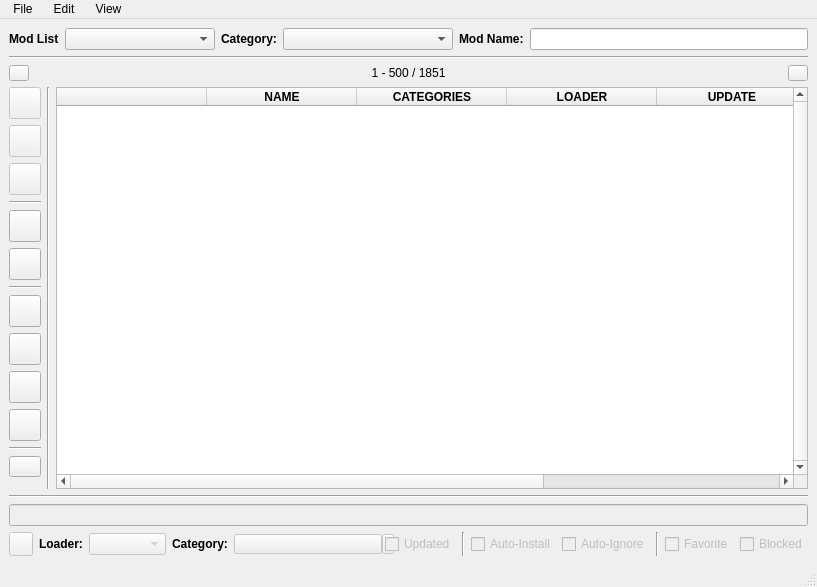
<?xml version="1.0" encoding="UTF-8"?>
<ui version="4.0">
 <class>ModList</class>
 <widget class="QMainWindow" name="ModList">
  <property name="geometry">
   <rect>
    <x>0</x>
    <y>0</y>
    <width>817</width>
    <height>587</height>
   </rect>
  </property>
  <property name="sizePolicy">
   <sizepolicy hsizetype="Ignored" vsizetype="Preferred">
    <horstretch>0</horstretch>
    <verstretch>0</verstretch>
   </sizepolicy>
  </property>
  <property name="minimumSize">
   <size>
    <width>817</width>
    <height>0</height>
   </size>
  </property>
  <property name="maximumSize">
   <size>
    <width>16777215</width>
    <height>16777215</height>
   </size>
  </property>
  <property name="windowTitle">
   <string>ModList</string>
  </property>
  <property name="windowIcon">
   <iconset resource="../res/icons.qrc">
    <normaloff>:/widgets/widgets/window_icon.png</normaloff>:/widgets/widgets/window_icon.png</iconset>
  </property>
  <widget class="QWidget" name="centralwidget">
   <layout class="QVBoxLayout" name="verticalLayout">
    <property name="bottomMargin">
     <number>9</number>
    </property>
    <item>
     <layout class="QHBoxLayout" name="hlBuscar">
      <property name="spacing">
       <number>6</number>
      </property>
      <property name="bottomMargin">
       <number>0</number>
      </property>
      <item>
       <widget class="QLabel" name="lblModList">
        <property name="font">
         <font>
          <weight>75</weight>
          <bold>true</bold>
         </font>
        </property>
        <property name="text">
         <string>Mod List</string>
        </property>
       </widget>
      </item>
      <item>
       <widget class="QComboBox" name="cmbModList">
        <property name="minimumSize">
         <size>
          <width>150</width>
          <height>0</height>
         </size>
        </property>
        <property name="maxVisibleItems">
         <number>30</number>
        </property>
       </widget>
      </item>
      <item>
       <widget class="QLabel" name="lblCategory">
        <property name="font">
         <font>
          <weight>75</weight>
          <bold>true</bold>
         </font>
        </property>
        <property name="text">
         <string>Category:</string>
        </property>
       </widget>
      </item>
      <item>
       <widget class="QComboBox" name="cmbCategories">
        <property name="minimumSize">
         <size>
          <width>170</width>
          <height>0</height>
         </size>
        </property>
        <property name="styleSheet">
         <string notr="true"/>
        </property>
        <property name="maxVisibleItems">
         <number>30</number>
        </property>
       </widget>
      </item>
      <item>
       <widget class="QLabel" name="lblName">
        <property name="font">
         <font>
          <weight>75</weight>
          <bold>true</bold>
         </font>
        </property>
        <property name="text">
         <string>Mod Name:</string>
        </property>
       </widget>
      </item>
      <item>
       <widget class="QLineEdit" name="editName">
        <property name="styleSheet">
         <string notr="true"/>
        </property>
        <property name="clearButtonEnabled">
         <bool>true</bool>
        </property>
       </widget>
      </item>
     </layout>
    </item>
    <item>
     <widget class="Line" name="ln_1">
      <property name="orientation">
       <enum>Qt::Horizontal</enum>
      </property>
     </widget>
    </item>
    <item>
     <layout class="QHBoxLayout" name="horizontalLayout_2">
      <property name="topMargin">
       <number>0</number>
      </property>
      <item>
       <widget class="QPushButton" name="btnPageLeft">
        <property name="minimumSize">
         <size>
          <width>16</width>
          <height>16</height>
         </size>
        </property>
        <property name="maximumSize">
         <size>
          <width>20</width>
          <height>20</height>
         </size>
        </property>
        <property name="text">
         <string/>
        </property>
        <property name="icon">
         <iconset resource="../res/icons.qrc">
          <normaloff>:/widgets/widgets/arrow_left.png</normaloff>
          <disabledoff>:/widgets/widgets/arrow_left_off.png</disabledoff>:/widgets/widgets/arrow_left.png</iconset>
        </property>
        <property name="iconSize">
         <size>
          <width>12</width>
          <height>12</height>
         </size>
        </property>
        <property name="shortcut">
         <string>Left</string>
        </property>
       </widget>
      </item>
      <item>
       <widget class="QLabel" name="lblActualPages">
        <property name="text">
         <string>1 - 500 / 1851</string>
        </property>
        <property name="alignment">
         <set>Qt::AlignCenter</set>
        </property>
       </widget>
      </item>
      <item>
       <widget class="QPushButton" name="btnPageRight">
        <property name="minimumSize">
         <size>
          <width>16</width>
          <height>16</height>
         </size>
        </property>
        <property name="maximumSize">
         <size>
          <width>20</width>
          <height>20</height>
         </size>
        </property>
        <property name="text">
         <string/>
        </property>
        <property name="icon">
         <iconset resource="../res/icons.qrc">
          <normaloff>:/widgets/widgets/arrow_right.png</normaloff>
          <disabledoff>:/widgets/widgets/arrow_right_off.png</disabledoff>:/widgets/widgets/arrow_right.png</iconset>
        </property>
        <property name="iconSize">
         <size>
          <width>12</width>
          <height>12</height>
         </size>
        </property>
        <property name="shortcut">
         <string>Right</string>
        </property>
       </widget>
      </item>
     </layout>
    </item>
    <item>
     <layout class="QHBoxLayout" name="horizontalLayout_3">
      <property name="bottomMargin">
       <number>0</number>
      </property>
      <item>
       <layout class="QVBoxLayout" name="verticalLayout_2">
        <property name="leftMargin">
         <number>0</number>
        </property>
        <item>
         <widget class="QPushButton" name="btnViewInstalled">
          <property name="enabled">
           <bool>false</bool>
          </property>
          <property name="minimumSize">
           <size>
            <width>32</width>
            <height>32</height>
           </size>
          </property>
          <property name="maximumSize">
           <size>
            <width>32</width>
            <height>32</height>
           </size>
          </property>
          <property name="text">
           <string/>
          </property>
          <property name="icon">
           <iconset resource="../res/icons.qrc">
            <normaloff>:/states/states/installed.png</normaloff>:/states/states/installed.png</iconset>
          </property>
          <property name="iconSize">
           <size>
            <width>24</width>
            <height>24</height>
           </size>
          </property>
          <property name="checkable">
           <bool>true</bool>
          </property>
         </widget>
        </item>
        <item>
         <widget class="QPushButton" name="btnViewIgnored">
          <property name="enabled">
           <bool>false</bool>
          </property>
          <property name="minimumSize">
           <size>
            <width>32</width>
            <height>32</height>
           </size>
          </property>
          <property name="maximumSize">
           <size>
            <width>32</width>
            <height>32</height>
           </size>
          </property>
          <property name="text">
           <string/>
          </property>
          <property name="icon">
           <iconset resource="../res/icons.qrc">
            <normaloff>:/states/states/ignored.png</normaloff>:/states/states/ignored.png</iconset>
          </property>
          <property name="iconSize">
           <size>
            <width>24</width>
            <height>24</height>
           </size>
          </property>
          <property name="checkable">
           <bool>true</bool>
          </property>
         </widget>
        </item>
        <item>
         <widget class="QPushButton" name="btnViewUpdated">
          <property name="enabled">
           <bool>false</bool>
          </property>
          <property name="minimumSize">
           <size>
            <width>32</width>
            <height>32</height>
           </size>
          </property>
          <property name="maximumSize">
           <size>
            <width>32</width>
            <height>32</height>
           </size>
          </property>
          <property name="text">
           <string/>
          </property>
          <property name="icon">
           <iconset resource="../res/icons.qrc">
            <normaloff>:/states/states/updated.png</normaloff>:/states/states/updated.png</iconset>
          </property>
          <property name="iconSize">
           <size>
            <width>24</width>
            <height>24</height>
           </size>
          </property>
          <property name="checkable">
           <bool>true</bool>
          </property>
         </widget>
        </item>
        <item>
         <widget class="Line" name="line_5">
          <property name="orientation">
           <enum>Qt::Horizontal</enum>
          </property>
         </widget>
        </item>
        <item>
         <widget class="QPushButton" name="btnViewAutoInstall">
          <property name="minimumSize">
           <size>
            <width>32</width>
            <height>32</height>
           </size>
          </property>
          <property name="maximumSize">
           <size>
            <width>32</width>
            <height>32</height>
           </size>
          </property>
          <property name="text">
           <string/>
          </property>
          <property name="icon">
           <iconset resource="../res/icons.qrc">
            <normaloff>:/states/states/favorite_installed.png</normaloff>:/states/states/favorite_installed.png</iconset>
          </property>
          <property name="iconSize">
           <size>
            <width>24</width>
            <height>24</height>
           </size>
          </property>
          <property name="checkable">
           <bool>true</bool>
          </property>
         </widget>
        </item>
        <item>
         <widget class="QPushButton" name="btnViewAutoIgnore">
          <property name="minimumSize">
           <size>
            <width>32</width>
            <height>32</height>
           </size>
          </property>
          <property name="maximumSize">
           <size>
            <width>32</width>
            <height>32</height>
           </size>
          </property>
          <property name="text">
           <string/>
          </property>
          <property name="icon">
           <iconset resource="../res/icons.qrc">
            <normaloff>:/states/states/favorite_ignored.png</normaloff>:/states/states/favorite_ignored.png</iconset>
          </property>
          <property name="iconSize">
           <size>
            <width>24</width>
            <height>24</height>
           </size>
          </property>
          <property name="checkable">
           <bool>true</bool>
          </property>
         </widget>
        </item>
        <item>
         <widget class="Line" name="line_6">
          <property name="orientation">
           <enum>Qt::Horizontal</enum>
          </property>
         </widget>
        </item>
        <item>
         <widget class="QPushButton" name="btnViewNoLoader">
          <property name="minimumSize">
           <size>
            <width>32</width>
            <height>32</height>
           </size>
          </property>
          <property name="maximumSize">
           <size>
            <width>32</width>
            <height>32</height>
           </size>
          </property>
          <property name="text">
           <string/>
          </property>
          <property name="icon">
           <iconset resource="../res/icons.qrc">
            <normaloff>:/widgets/widgets/noloader.png</normaloff>:/widgets/widgets/noloader.png</iconset>
          </property>
          <property name="iconSize">
           <size>
            <width>24</width>
            <height>24</height>
           </size>
          </property>
          <property name="checkable">
           <bool>true</bool>
          </property>
         </widget>
        </item>
        <item>
         <widget class="QPushButton" name="btnViewForge">
          <property name="minimumSize">
           <size>
            <width>32</width>
            <height>32</height>
           </size>
          </property>
          <property name="maximumSize">
           <size>
            <width>32</width>
            <height>32</height>
           </size>
          </property>
          <property name="text">
           <string/>
          </property>
          <property name="icon">
           <iconset resource="../res/icons.qrc">
            <normaloff>:/widgets/widgets/forge.png</normaloff>:/widgets/widgets/forge.png</iconset>
          </property>
          <property name="iconSize">
           <size>
            <width>24</width>
            <height>24</height>
           </size>
          </property>
          <property name="checkable">
           <bool>true</bool>
          </property>
         </widget>
        </item>
        <item>
         <widget class="QPushButton" name="btnViewFabric">
          <property name="minimumSize">
           <size>
            <width>32</width>
            <height>32</height>
           </size>
          </property>
          <property name="maximumSize">
           <size>
            <width>32</width>
            <height>32</height>
           </size>
          </property>
          <property name="text">
           <string/>
          </property>
          <property name="icon">
           <iconset resource="../res/icons.qrc">
            <normaloff>:/widgets/widgets/fabric.png</normaloff>:/widgets/widgets/fabric.png</iconset>
          </property>
          <property name="iconSize">
           <size>
            <width>24</width>
            <height>24</height>
           </size>
          </property>
          <property name="checkable">
           <bool>true</bool>
          </property>
         </widget>
        </item>
        <item>
         <widget class="QPushButton" name="btnViewForgeFabric">
          <property name="minimumSize">
           <size>
            <width>32</width>
            <height>32</height>
           </size>
          </property>
          <property name="maximumSize">
           <size>
            <width>32</width>
            <height>32</height>
           </size>
          </property>
          <property name="text">
           <string/>
          </property>
          <property name="icon">
           <iconset resource="../res/icons.qrc">
            <normaloff>:/widgets/widgets/forgefabric.png</normaloff>:/widgets/widgets/forgefabric.png</iconset>
          </property>
          <property name="iconSize">
           <size>
            <width>24</width>
            <height>24</height>
           </size>
          </property>
          <property name="checkable">
           <bool>true</bool>
          </property>
         </widget>
        </item>
        <item>
         <widget class="Line" name="line_7">
          <property name="orientation">
           <enum>Qt::Horizontal</enum>
          </property>
         </widget>
        </item>
        <item>
         <widget class="QPushButton" name="btnTableMultiSelection">
          <property name="minimumSize">
           <size>
            <width>32</width>
            <height>21</height>
           </size>
          </property>
          <property name="maximumSize">
           <size>
            <width>32</width>
            <height>22</height>
           </size>
          </property>
          <property name="text">
           <string/>
          </property>
          <property name="icon">
           <iconset resource="../res/icons.qrc">
            <normaloff>:/widgets/widgets/multiselection.png</normaloff>:/widgets/widgets/multiselection.png</iconset>
          </property>
          <property name="iconSize">
           <size>
            <width>24</width>
            <height>16</height>
           </size>
          </property>
          <property name="checkable">
           <bool>true</bool>
          </property>
         </widget>
        </item>
        <item>
         <spacer name="verticalSpacer">
          <property name="orientation">
           <enum>Qt::Vertical</enum>
          </property>
          <property name="sizeHint" stdset="0">
           <size>
            <width>20</width>
            <height>40</height>
           </size>
          </property>
         </spacer>
        </item>
       </layout>
      </item>
      <item>
       <widget class="Line" name="line_4">
        <property name="orientation">
         <enum>Qt::Vertical</enum>
        </property>
       </widget>
      </item>
      <item>
       <widget class="QTableWidget" name="tableMods">
        <property name="font">
         <font>
          <family>MS Shell Dlg 2</family>
         </font>
        </property>
        <property name="autoFillBackground">
         <bool>false</bool>
        </property>
        <property name="styleSheet">
         <string notr="true"/>
        </property>
        <property name="verticalScrollBarPolicy">
         <enum>Qt::ScrollBarAlwaysOn</enum>
        </property>
        <property name="autoScroll">
         <bool>true</bool>
        </property>
        <property name="editTriggers">
         <set>QAbstractItemView::NoEditTriggers</set>
        </property>
        <property name="alternatingRowColors">
         <bool>true</bool>
        </property>
        <property name="selectionMode">
         <enum>QAbstractItemView::SingleSelection</enum>
        </property>
        <property name="selectionBehavior">
         <enum>QAbstractItemView::SelectRows</enum>
        </property>
        <property name="verticalScrollMode">
         <enum>QAbstractItemView::ScrollPerItem</enum>
        </property>
        <property name="rowCount">
         <number>0</number>
        </property>
        <attribute name="horizontalHeaderDefaultSectionSize">
         <number>150</number>
        </attribute>
        <attribute name="horizontalHeaderMinimumSectionSize">
         <number>20</number>
        </attribute>
        <attribute name="verticalHeaderVisible">
         <bool>false</bool>
        </attribute>
        <attribute name="verticalHeaderDefaultSectionSize">
         <number>35</number>
        </attribute>
        <attribute name="verticalHeaderMinimumSectionSize">
         <number>35</number>
        </attribute>
        <column>
         <property name="text">
          <string/>
         </property>
        </column>
        <column>
         <property name="text">
          <string>   NAME   </string>
         </property>
         <property name="font">
          <font>
           <weight>75</weight>
           <bold>true</bold>
          </font>
         </property>
        </column>
        <column>
         <property name="text">
          <string>   CATEGORIES   </string>
         </property>
         <property name="font">
          <font>
           <weight>75</weight>
           <bold>true</bold>
          </font>
         </property>
        </column>
        <column>
         <property name="text">
          <string>   LOADER   </string>
         </property>
         <property name="font">
          <font>
           <weight>75</weight>
           <bold>true</bold>
          </font>
         </property>
        </column>
        <column>
         <property name="text">
          <string>   UPDATE   </string>
         </property>
         <property name="font">
          <font>
           <weight>75</weight>
           <bold>true</bold>
          </font>
         </property>
        </column>
        <column>
         <property name="text">
          <string/>
         </property>
        </column>
       </widget>
      </item>
     </layout>
    </item>
    <item>
     <widget class="Line" name="line_3">
      <property name="orientation">
       <enum>Qt::Horizontal</enum>
      </property>
     </widget>
    </item>
    <item>
     <widget class="QLineEdit" name="editNameConfig">
      <property name="enabled">
       <bool>false</bool>
      </property>
      <property name="readOnly">
       <bool>true</bool>
      </property>
     </widget>
    </item>
    <item>
     <layout class="QHBoxLayout" name="horizontalLayout">
      <property name="topMargin">
       <number>0</number>
      </property>
      <item>
       <widget class="QPushButton" name="btnSaveConfig">
        <property name="enabled">
         <bool>false</bool>
        </property>
        <property name="minimumSize">
         <size>
          <width>24</width>
          <height>24</height>
         </size>
        </property>
        <property name="maximumSize">
         <size>
          <width>24</width>
          <height>24</height>
         </size>
        </property>
        <property name="text">
         <string/>
        </property>
        <property name="icon">
         <iconset resource="../res/icons.qrc">
          <normaloff>:/widgets/widgets/save.png</normaloff>
          <disabledoff>:/widgets/widgets/save_off.png</disabledoff>:/widgets/widgets/save.png</iconset>
        </property>
        <property name="shortcut">
         <string>Ctrl+S</string>
        </property>
       </widget>
      </item>
      <item>
       <widget class="QLabel" name="lblLoaderConfig">
        <property name="font">
         <font>
          <weight>75</weight>
          <bold>true</bold>
         </font>
        </property>
        <property name="text">
         <string>Loader:</string>
        </property>
       </widget>
      </item>
      <item>
       <widget class="QComboBox" name="cmbLoaderConfig">
        <property name="enabled">
         <bool>false</bool>
        </property>
        <property name="minimumSize">
         <size>
          <width>77</width>
          <height>0</height>
         </size>
        </property>
        <item>
         <property name="text">
          <string/>
         </property>
        </item>
        <item>
         <property name="text">
          <string>No Loader</string>
         </property>
        </item>
        <item>
         <property name="text">
          <string>Forge</string>
         </property>
        </item>
        <item>
         <property name="text">
          <string>Fabric</string>
         </property>
        </item>
        <item>
         <property name="text">
          <string>Forge | Fabric</string>
         </property>
        </item>
       </widget>
      </item>
      <item>
       <widget class="QLabel" name="lblCategoryConfig">
        <property name="font">
         <font>
          <weight>75</weight>
          <bold>true</bold>
         </font>
        </property>
        <property name="text">
         <string>Category:</string>
        </property>
       </widget>
      </item>
      <item>
       <widget class="QToolButton" name="tbtnCategoryConfig">
        <property name="enabled">
         <bool>false</bool>
        </property>
        <property name="minimumSize">
         <size>
          <width>160</width>
          <height>20</height>
         </size>
        </property>
        <property name="maximumSize">
         <size>
          <width>160</width>
          <height>20</height>
         </size>
        </property>
        <property name="text">
         <string/>
        </property>
        <property name="iconSize">
         <size>
          <width>94</width>
          <height>16</height>
         </size>
        </property>
        <property name="popupMode">
         <enum>QToolButton::MenuButtonPopup</enum>
        </property>
        <property name="toolButtonStyle">
         <enum>Qt::ToolButtonTextOnly</enum>
        </property>
        <property name="arrowType">
         <enum>Qt::NoArrow</enum>
        </property>
       </widget>
      </item>
      <item>
       <widget class="QCheckBox" name="chkUpdated">
        <property name="enabled">
         <bool>false</bool>
        </property>
        <property name="text">
         <string>Updated</string>
        </property>
       </widget>
      </item>
      <item>
       <widget class="Line" name="line_2">
        <property name="orientation">
         <enum>Qt::Vertical</enum>
        </property>
       </widget>
      </item>
      <item>
       <widget class="QCheckBox" name="chkInstalledConfig">
        <property name="enabled">
         <bool>false</bool>
        </property>
        <property name="sizePolicy">
         <sizepolicy hsizetype="Minimum" vsizetype="Fixed">
          <horstretch>0</horstretch>
          <verstretch>0</verstretch>
         </sizepolicy>
        </property>
        <property name="minimumSize">
         <size>
          <width>0</width>
          <height>0</height>
         </size>
        </property>
        <property name="maximumSize">
         <size>
          <width>16777215</width>
          <height>16777215</height>
         </size>
        </property>
        <property name="text">
         <string>Auto-Install</string>
        </property>
       </widget>
      </item>
      <item>
       <widget class="QCheckBox" name="chkIgnoredConfig">
        <property name="enabled">
         <bool>false</bool>
        </property>
        <property name="minimumSize">
         <size>
          <width>0</width>
          <height>0</height>
         </size>
        </property>
        <property name="maximumSize">
         <size>
          <width>16777215</width>
          <height>16777215</height>
         </size>
        </property>
        <property name="text">
         <string>Auto-Ignore</string>
        </property>
       </widget>
      </item>
      <item>
       <widget class="Line" name="line">
        <property name="orientation">
         <enum>Qt::Vertical</enum>
        </property>
       </widget>
      </item>
      <item>
       <widget class="QCheckBox" name="chkFavoriteConfig">
        <property name="enabled">
         <bool>false</bool>
        </property>
        <property name="text">
         <string>Favorite</string>
        </property>
       </widget>
      </item>
      <item>
       <widget class="QCheckBox" name="chkBlockedConfig">
        <property name="enabled">
         <bool>false</bool>
        </property>
        <property name="text">
         <string>Blocked</string>
        </property>
       </widget>
      </item>
      <item>
       <spacer name="horizontalSpacer">
        <property name="orientation">
         <enum>Qt::Horizontal</enum>
        </property>
        <property name="sizeType">
         <enum>QSizePolicy::Expanding</enum>
        </property>
        <property name="sizeHint" stdset="0">
         <size>
          <width>0</width>
          <height>20</height>
         </size>
        </property>
       </spacer>
      </item>
     </layout>
    </item>
   </layout>
  </widget>
  <widget class="QMenuBar" name="menubar">
   <property name="geometry">
    <rect>
     <x>0</x>
     <y>0</y>
     <width>817</width>
     <height>21</height>
    </rect>
   </property>
   <widget class="QMenu" name="menuFile">
    <property name="minimumSize">
     <size>
      <width>0</width>
      <height>0</height>
     </size>
    </property>
    <property name="maximumSize">
     <size>
      <width>16777215</width>
      <height>16777215</height>
     </size>
    </property>
    <property name="title">
     <string> File </string>
    </property>
    <addaction name="actionAdminCategories"/>
    <addaction name="actionAdminLists"/>
    <addaction name="actionCopyList"/>
    <addaction name="actionSearchingNewMods"/>
    <addaction name="actionSearchModID"/>
    <addaction name="separator"/>
    <addaction name="actionExit"/>
   </widget>
   <widget class="QMenu" name="menuView">
    <property name="minimumSize">
     <size>
      <width>0</width>
      <height>0</height>
     </size>
    </property>
    <property name="maximumSize">
     <size>
      <width>16777215</width>
      <height>16777215</height>
     </size>
    </property>
    <property name="title">
     <string> View </string>
    </property>
    <addaction name="actionResetFilters"/>
    <addaction name="separator"/>
    <addaction name="actionShowInstalled"/>
    <addaction name="actionShowIgnored"/>
    <addaction name="actionShowUpdated"/>
    <addaction name="separator"/>
    <addaction name="actionAutoInstall"/>
    <addaction name="actionAutoIgnore"/>
    <addaction name="separator"/>
    <addaction name="actionNoLoader"/>
    <addaction name="actionForgeLoader"/>
    <addaction name="actionFabricLoader"/>
    <addaction name="actionForgeFabricLoader"/>
   </widget>
   <widget class="QMenu" name="menuEdit">
    <property name="minimumSize">
     <size>
      <width>0</width>
      <height>0</height>
     </size>
    </property>
    <property name="maximumSize">
     <size>
      <width>16777215</width>
      <height>16777215</height>
     </size>
    </property>
    <property name="title">
     <string> Edit </string>
    </property>
    <addaction name="actionMultiselection"/>
   </widget>
   <addaction name="menuFile"/>
   <addaction name="menuEdit"/>
   <addaction name="menuView"/>
  </widget>
  <widget class="QStatusBar" name="statusbar">
   <property name="sizeGripEnabled">
    <bool>true</bool>
   </property>
  </widget>
  <action name="actionAdminLists">
   <property name="text">
    <string>Admin Lists</string>
   </property>
   <property name="shortcut">
    <string>Ctrl+W</string>
   </property>
  </action>
  <action name="actionShowInstalled">
   <property name="checkable">
    <bool>true</bool>
   </property>
   <property name="enabled">
    <bool>false</bool>
   </property>
   <property name="icon">
    <iconset resource="../res/icons.qrc">
     <normaloff>:/states/states/installed.png</normaloff>:/states/states/installed.png</iconset>
   </property>
   <property name="text">
    <string>Installed</string>
   </property>
   <property name="shortcut">
    <string>Ctrl+1</string>
   </property>
  </action>
  <action name="actionShowIgnored">
   <property name="checkable">
    <bool>true</bool>
   </property>
   <property name="enabled">
    <bool>false</bool>
   </property>
   <property name="icon">
    <iconset resource="../res/icons.qrc">
     <normaloff>:/states/states/ignored.png</normaloff>:/states/states/ignored.png</iconset>
   </property>
   <property name="text">
    <string>Ignored</string>
   </property>
   <property name="shortcut">
    <string>Ctrl+2</string>
   </property>
  </action>
  <action name="actionShowUpdated">
   <property name="checkable">
    <bool>true</bool>
   </property>
   <property name="checked">
    <bool>false</bool>
   </property>
   <property name="enabled">
    <bool>false</bool>
   </property>
   <property name="icon">
    <iconset resource="../res/icons.qrc">
     <normaloff>:/states/states/updated.png</normaloff>:/states/states/updated.png</iconset>
   </property>
   <property name="text">
    <string>Upgradeable</string>
   </property>
   <property name="shortcut">
    <string>Ctrl+3</string>
   </property>
  </action>
  <action name="actionSearchingNewMods">
   <property name="text">
    <string>Search New Mods</string>
   </property>
   <property name="shortcut">
    <string>Ctrl+R</string>
   </property>
  </action>
  <action name="actionExit">
   <property name="text">
    <string>Exit</string>
   </property>
  </action>
  <action name="actionMultiselection">
   <property name="checkable">
    <bool>true</bool>
   </property>
   <property name="icon">
    <iconset resource="../res/icons.qrc">
     <normaloff>:/widgets/widgets/multiselection.png</normaloff>:/widgets/widgets/multiselection.png</iconset>
   </property>
   <property name="text">
    <string>Table Multiselection</string>
   </property>
   <property name="shortcut">
    <string>Ctrl+A</string>
   </property>
  </action>
  <action name="actionForgeLoader">
   <property name="checkable">
    <bool>true</bool>
   </property>
   <property name="enabled">
    <bool>true</bool>
   </property>
   <property name="icon">
    <iconset resource="../res/icons.qrc">
     <normaloff>:/widgets/widgets/forge.png</normaloff>:/widgets/widgets/forge.png</iconset>
   </property>
   <property name="text">
    <string>Forge Loader</string>
   </property>
   <property name="shortcut">
    <string>Ctrl+7</string>
   </property>
  </action>
  <action name="actionFabricLoader">
   <property name="checkable">
    <bool>true</bool>
   </property>
   <property name="enabled">
    <bool>true</bool>
   </property>
   <property name="icon">
    <iconset resource="../res/icons.qrc">
     <normaloff>:/widgets/widgets/fabric.png</normaloff>:/widgets/widgets/fabric.png</iconset>
   </property>
   <property name="text">
    <string>Fabric Loader</string>
   </property>
   <property name="shortcut">
    <string>Ctrl+8</string>
   </property>
  </action>
  <action name="actionForgeFabricLoader">
   <property name="checkable">
    <bool>true</bool>
   </property>
   <property name="enabled">
    <bool>true</bool>
   </property>
   <property name="icon">
    <iconset resource="../res/icons.qrc">
     <normaloff>:/widgets/widgets/forgefabric.png</normaloff>:/widgets/widgets/forgefabric.png</iconset>
   </property>
   <property name="text">
    <string>Forge | Fabric</string>
   </property>
   <property name="shortcut">
    <string>Ctrl+9</string>
   </property>
  </action>
  <action name="actionNoLoader">
   <property name="checkable">
    <bool>true</bool>
   </property>
   <property name="checked">
    <bool>false</bool>
   </property>
   <property name="enabled">
    <bool>true</bool>
   </property>
   <property name="icon">
    <iconset resource="../res/icons.qrc">
     <normaloff>:/widgets/widgets/noloader.png</normaloff>:/widgets/widgets/noloader.png</iconset>
   </property>
   <property name="text">
    <string>No Loader</string>
   </property>
   <property name="shortcut">
    <string>Ctrl+6</string>
   </property>
  </action>
  <action name="actionCopyList">
   <property name="text">
    <string>Copy List</string>
   </property>
   <property name="shortcut">
    <string>Ctrl+E</string>
   </property>
  </action>
  <action name="actionSearchModID">
   <property name="text">
    <string>Search Mod by ID</string>
   </property>
   <property name="shortcut">
    <string>Ctrl+T</string>
   </property>
  </action>
  <action name="actionAutoInstall">
   <property name="checkable">
    <bool>true</bool>
   </property>
   <property name="icon">
    <iconset resource="../res/icons.qrc">
     <normaloff>:/states/states/favorite_installed.png</normaloff>:/states/states/favorite_installed.png</iconset>
   </property>
   <property name="text">
    <string>Auto-Install</string>
   </property>
   <property name="shortcut">
    <string>Ctrl+4</string>
   </property>
  </action>
  <action name="actionAutoIgnore">
   <property name="checkable">
    <bool>true</bool>
   </property>
   <property name="icon">
    <iconset resource="../res/icons.qrc">
     <normaloff>:/states/states/favorite_ignored.png</normaloff>:/states/states/favorite_ignored.png</iconset>
   </property>
   <property name="text">
    <string>Auto-Ignore</string>
   </property>
   <property name="shortcut">
    <string>Ctrl+5</string>
   </property>
  </action>
  <action name="actionAdminCategories">
   <property name="text">
    <string>Admin Categories</string>
   </property>
   <property name="shortcut">
    <string>Ctrl+Q</string>
   </property>
  </action>
  <action name="actionResetFilters">
   <property name="text">
    <string>Reset Filters</string>
   </property>
   <property name="shortcut">
    <string>Ctrl+0</string>
   </property>
  </action>
 </widget>
 <resources>
  <include location="../res/icons.qrc"/>
 </resources>
 <connections/>
</ui>
